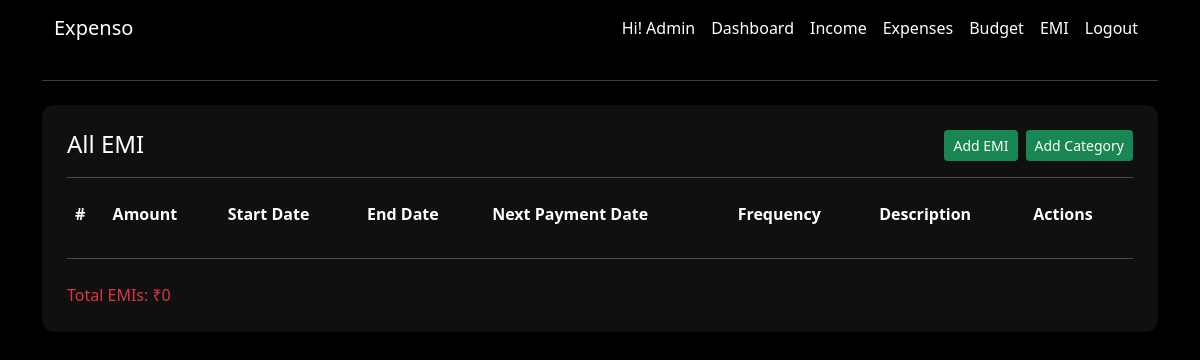
Before: /emi/ (signed in) with the older database file.
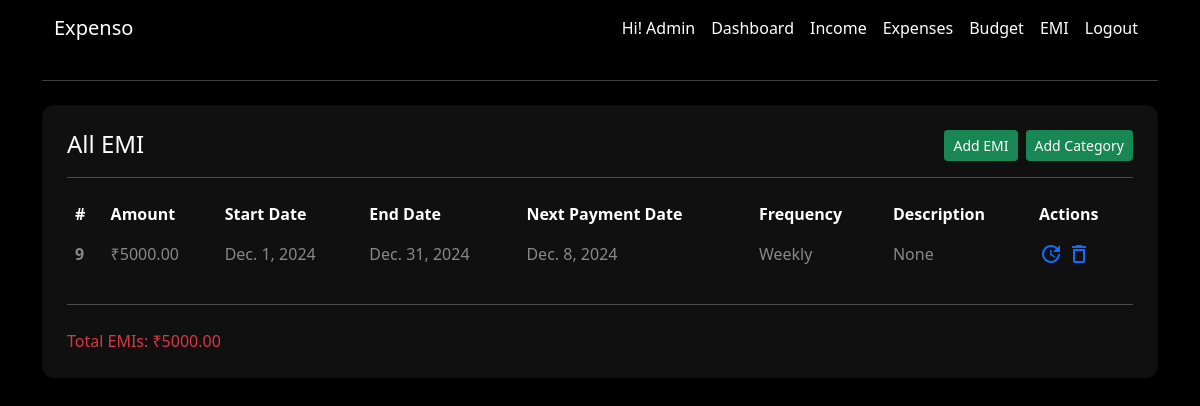
After: the same page with the newer database file.
### app/models.py (models this page shows, shortened)
class User(AbstractBaseUser, PermissionsMixin):
    email = models.EmailField(
        verbose_name="email address",  # Human-readable name for email
        max_length=255,  # Maximum length for the email field
        unique=True,  # Ensures email is unique
    )
    username = models.CharField(max_length=50, unique=True, blank=True, null=True)  # Optional username field
    name = models.CharField(max_length=50)
    phone = models.CharField(max_length=10)
    is_active = models.BooleanField(default=True)  # Defaults to active
    is_admin = models.BooleanField(default=False)
    objects = UserManager()
    USERNAME_FIELD = "email"
    REQUIRED_FIELDS = ["name", "phone", "username"]
    def total_emi(self):
        return sum(emi.amount for emi in self.emis.all()) if self.emis.exists() else 0

class EMI(models.Model):
    FREQUENCY_CHOICES = [
        ('Monthly', 'Monthly'),
        ('Weekly', 'Weekly'),
        ('Quarterly', 'Quarterly'),
    ]
    user = models.ForeignKey(  # Foreign key to associate EMIs with a user.
        User,  # Refers to the User model.
        on_delete=models.CASCADE,  # Deletes EMI records if the associated user is deleted.
        related_name='emis'  # Allows reverse querying using 'emis' on the User model.
    )
    amount = models.DecimalField(  # Field to store the EMI amount.
        max_digits=10,  # Maximum number of digits in the amount (including decimal places).
        decimal_places=2  # Number of digits after the decimal point (e.g., 12345.67).
    )
    start_date = models.DateField()  # Field to store the start date of the EMI.
    end_date = models.DateField()  # Field to store the end date of the EMI.
    frequency = models.CharField(
        max_length=20,  # Maximum length of the frequency string.
        choices=FREQUENCY_CHOICES,  # Add predefined choices for frequency.
        default='Monthly'  # Set default value for the frequency field.
    )
    description = models.TextField(  # Field to store an optional description of the EMI.
        blank=True,  # Allows this field to be left empty in forms.
        null=True  # Allows this field to store NULL values in the database.
    )
    next_payment_date = models.DateField()  # Field to store the date of the next EMI payment.

### app/views.py (the view)
# urls.py: path('emi/', views.emi_view, name='emi'),
@login_required(login_url='login')
def emi_view(request):
    emis = request.user.emis.all()
    return render(request, 'emi/emi.html',context={'emis':emis})

### app/templates/emi/emi.html (shortened to what this page needs)
{% extends 'base.html' %}
{% block content %}
<hr class="my-4">
<div class="row">
    <div class="col-12 mb-4">
        <div class="card text-white shadow-sm p-4">
            <div class="d-flex justify-content-between">
                <h4 class="card-title mb-0">All EMI</h4>
                <div class="d-flex flex-column flex-sm-row gap-2">
                    <a href="{% url 'emi-add' %}" class="btn btn-sm btn-success">Add EMI</a>
                    <a href="{% url 'category-add' %}" class="btn btn-sm btn-success">Add Category</a>
                </div>
            </div>
            <hr>
            <div class="table-responsive">
                <table class="table text-white">
                    <thead>
                        <tr>
                            <th scope="col">#</th>
                            <th scope="col">Amount</th>
                            <th scope="col">Start Date</th>
                            <th scope="col">End Date</th>
                            <th scope="col">Next Payment Date</th>
                            <th scope="col">Frequency</th>
                            <th scope="col">Description</th>
                            <th scope="col">Actions</th>
                        </tr>
                    </thead>
                    <tbody>
                        {% for emi in emis %}
                        <tr class="text-white-50">
                            <th scope="row">{{emi.id}}</th>
                            <td>₹{{emi.amount}}</td>
                            <td>{{emi.start_date}}</td>
                            <td>{{emi.end_date}}</td>
                            <td>{{emi.next_payment_date}}</td>
                            <td>{{emi.frequency}}</td>
                            <td>{% if emi.description %}  {{emi.description}} {% else %}  None  {% endif %}</td>
                            <td>
                                <a href="{% url 'emi-update' emi.id %}"><span class="material-icons-outlined">update</span></a>
                                <a href="{% url 'emi-delete' emi.id %}"><span class="material-icons-outlined">delete</span></a>
                            </td>
                        </tr>
                        {% endfor %}
                    </tbody>
                </table>
            </div>
            <hr class="my-2">
            <div class="d-flex justify-content-between mt-3">
                <p class="mb-0 text-danger">Total EMIs: ₹{{request.user.total_emi}}</p>
            </div>
        </div>
    </div>
</div>
{% endblock %}

### app/templates/navbar.html (shortened to what this page needs)
<nav class="navbar navbar-expand-lg" style="background-color: #000;">
  <div class="container-fluid">
    <a class="navbar-brand text-white" href="{% url 'home' %}">Expenso</a>
    <div class="collapse navbar-collapse" id="navbarTogglerDemo02">
      <ul class="navbar-nav ms-auto mb-2 mb-lg-0">
          <li class="nav-item">
            <a class="nav-link text-white" href="#">Hi! {{request.user.username | capfirst}}</a>
          </li>
        {% if request.user.is_authenticated %}
          <li class="nav-item">
            <a class="nav-link text-white" href="{% url 'dashboard' %}">Dashboard</a>
          </li>
          <li class="nav-item">
            <a class="nav-link text-white" href="{% url 'income' %}">Income</a>
          </li>
          <li class="nav-item">
            <a class="nav-link text-white" href="{% url 'expenses' %}">Expenses</a>
          </li>
          <li class="nav-item">
            <a class="nav-link text-white" href="{% url 'budgets' %}">Budget</a>
          </li>
          <li class="nav-item">
            <a class="nav-link text-white" href="{% url 'emi' %}">EMI</a>
          </li>
          <li class="nav-item">
            <a class="nav-link text-white" href="{% url 'logout' %}">Logout</a>
          </li>
          {% endif %}
      </ul>
    </div>
  </div>
</nav>

Changed rows visible on the page:
changed User "Admin": user.total_emi "0" → "5000.00"
added EMI: id "9", amount "5000.00", start_date "Dec. 1, 2024", end_date "Dec. 31, 2024", next_payment_date "Dec. 8, 2024", frequency "Weekly", description "None"
